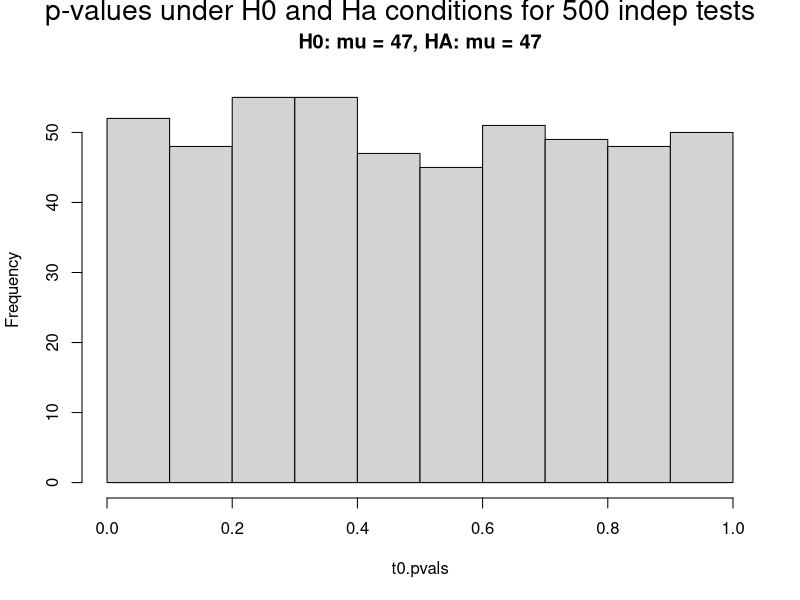
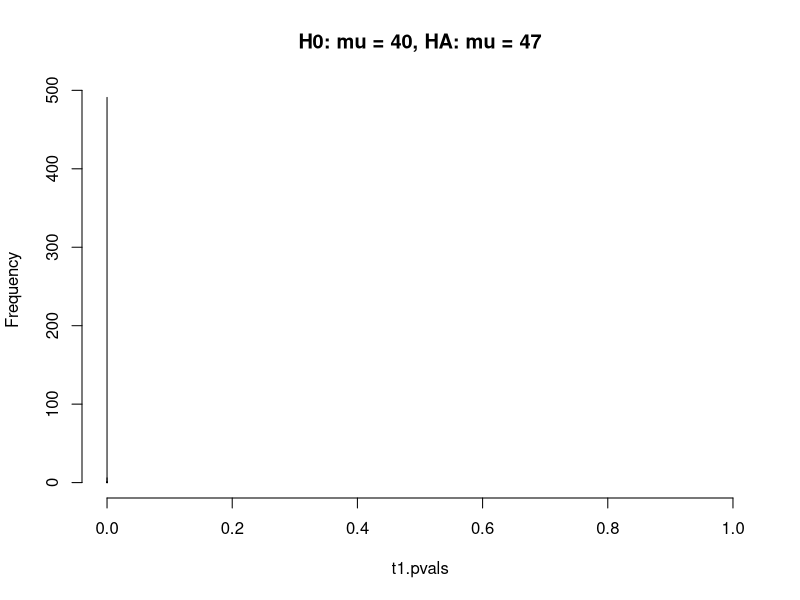
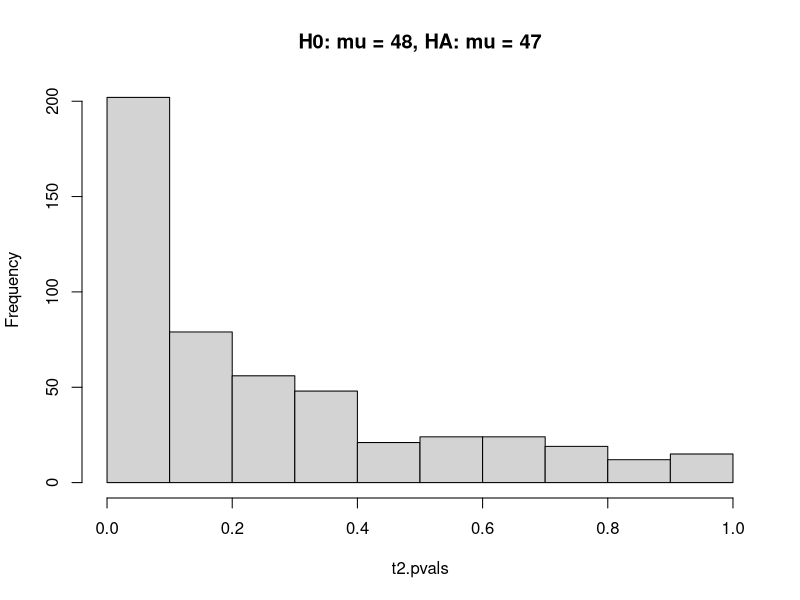
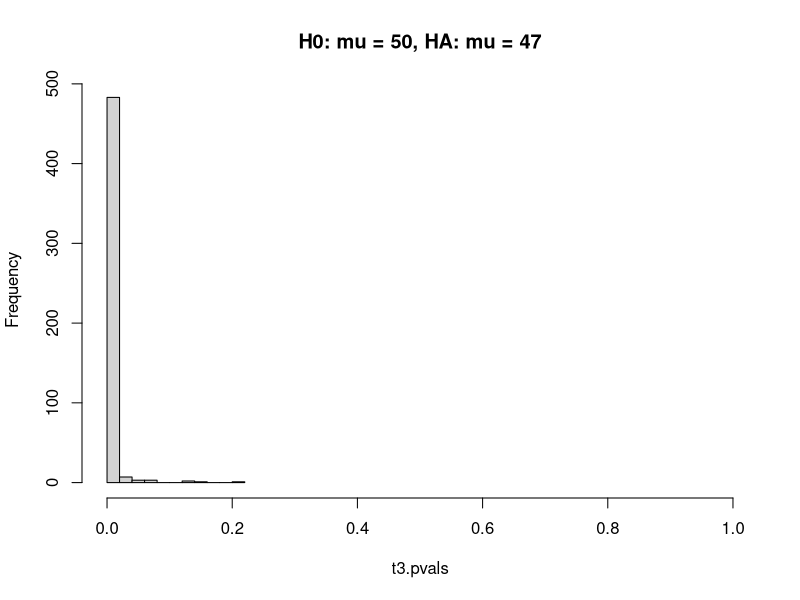
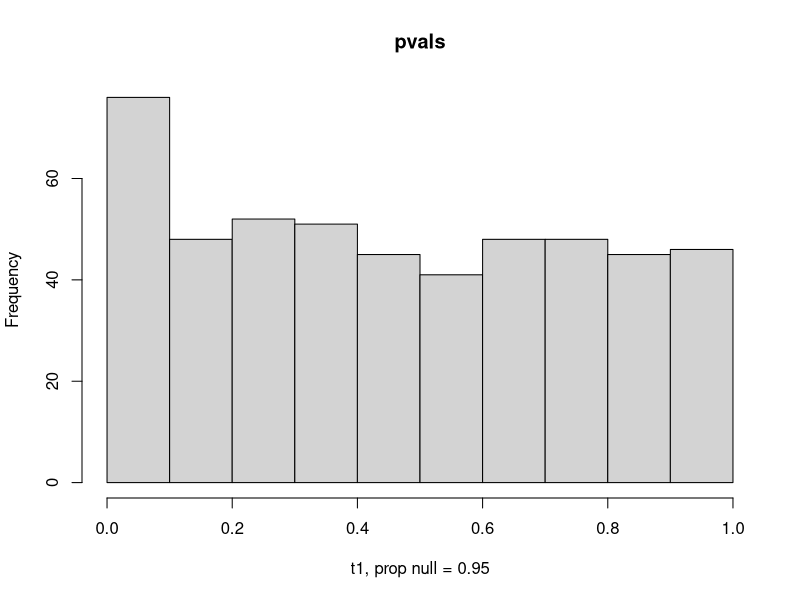
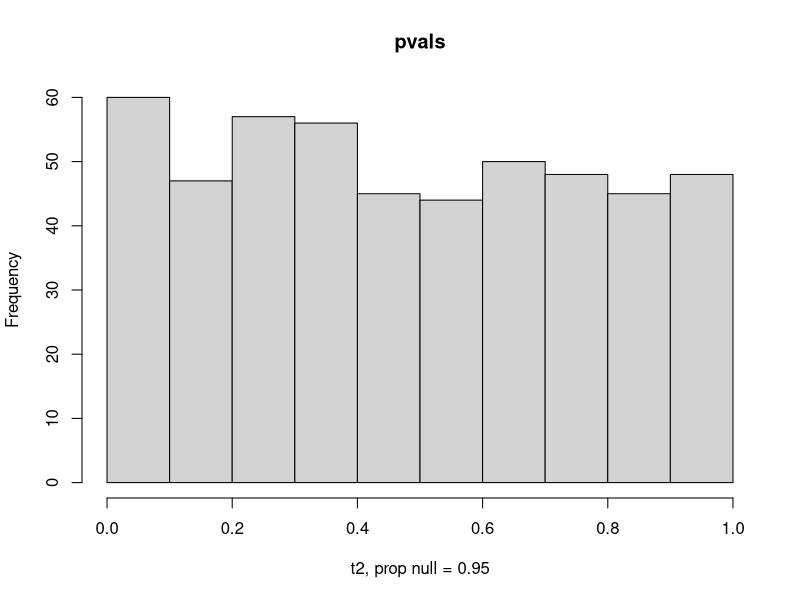
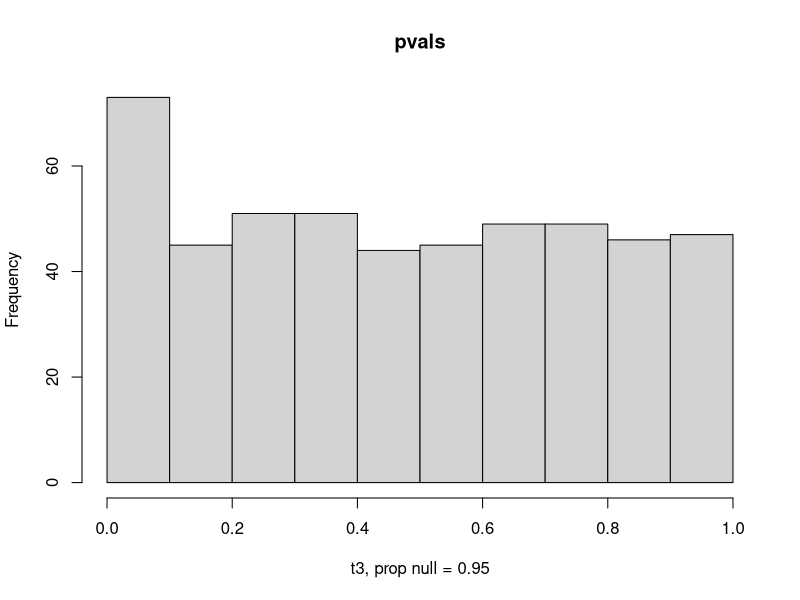
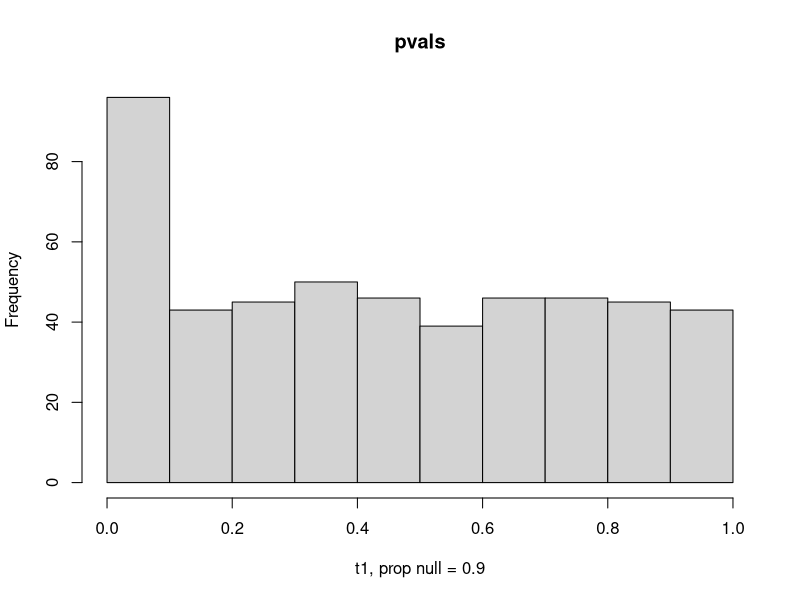

R code for these plots, in order: (Note: this script raises an error after producing the figures.)
## ---- chunk 1

set.seed(47)
t0.pvals = replicate(500,t.test(rnorm(20,47,3), mu=47)$p.value)
t1.pvals = replicate(500,t.test(rnorm(20,47,3), mu=40)$p.value)
t2.pvals = replicate(500,t.test(rnorm(20,47,3), mu=48)$p.value)
t3.pvals = replicate(500,t.test(rnorm(20,47,3), mu=50)$p.value)

#par(mfrow=c(2,2))
hist(t0.pvals, main="H0: mu = 47, HA: mu = 47", xlim=c(0,1))
mtext("p-values under H0 and Ha conditions for 500 indep tests", side=3, line=-1.2, outer=T, cex = 1.7)
hist(t1.pvals, main="H0: mu = 40, HA: mu = 47", xlim=c(0,1))
hist(t2.pvals, main="H0: mu = 48, HA: mu = 47", xlim=c(0,1))
hist(t3.pvals, main="H0: mu = 50, HA: mu = 47", xlim=c(0,1))
## ---- chunk 2
# let g = proportion of null genes

#par(mfrow=c(6,2))
g=0.95
hist(c(t0.pvals[sample(1:500,500*g)], 
       t1.pvals[sample(1:500,500*(1-g))]),
       xlab=paste("t1, prop null =",g), main="pvals")
hist(c(t0.pvals[sample(1:500,500*g)], 
       t2.pvals[sample(1:500,500*(1-g))]),
     xlab=paste("t2, prop null =",g), main="pvals")
hist(c(t0.pvals[sample(1:500,500*g)], 
       t3.pvals[sample(1:500,500*(1-g))]),
     xlab=paste("t3, prop null =",g), main="pvals")

g=0.9
hist(c(t0.pvals[sample(1:500,500*g)], 
       t1.pvals[sample(1:500,500*(1-g))]),
     xlab=paste("t1, prop null =",g), main="pvals")
hist(c(t0.pvals[sample(1:500,500*g)], 
       t2.pvals[sample(1:500,500*(1-g))]),
     xlab=paste("t2, prop null =",g), main="pvals")
hist(c(t0.pvals[sample(1:500,500*g)], 
       t3.pvals[sample(1:500,500*(1-g))]),
     xlab=paste("t3, prop null =",g), main="pvals")

g=0.8
hist(c(t0.pvals[sample(1:500,500*g)], 
       t1.pvals[sample(1:500,500*(1-g))]),
     xlab=paste("t1, prop null =",g), main="pvals")
hist(c(t0.pvals[sample(1:500,500*g)], 
       t2.pvals[sample(1:500,500*(1-g))]),
     xlab=paste("t2, prop null =",g), main="pvals")
hist(c(t0.pvals[sample(1:500,500*g)], 
       t3.pvals[sample(1:500,500*(1-g))]),
     xlab=paste("t3, prop null =",g), main="pvals")

g=0.5
hist(c(t0.pvals[sample(1:500,500*g)], 
       t1.pvals[sample(1:500,500*(1-g))]),
     xlab=paste("t1, prop null =",g), main="pvals")
hist(c(t0.pvals[sample(1:500,500*g)], 
       t2.pvals[sample(1:500,500*(1-g))]),
     xlab=paste("t2, prop null =",g), main="pvals")
hist(c(t0.pvals[sample(1:500,500*g)], 
       t3.pvals[sample(1:500,500*(1-g))]),
     xlab=paste("t3, prop null =",g), main="pvals")
## ---- chunk 3
#| fig-cap: "Different $\\alpha^*$ values for three different stopping criteria. Note that Peto does not control the test at an overall $\\alpha=0.05,$ although it is close."
#| fig-width: 8
#| fig-align: 'center'
#| echo: false
knitr::include_graphics("figs/alphaInterim.png")
## ---- chunk 4
library(data.table)
sim_week <- function(n_per_week, baseline, treatment_effect) {
  data.table(
    control = rbinom(n_per_week, 1, baseline),
    treatment = rbinom(n_per_week, 1, baseline + treatment_effect)
  )
}

sim_weeks <-
  function(n_per_week,
           baseline,
           treatment_effect,
           n_weeks) {
    # create list where each element is the data
    # for a week created by sim_week()
    weeks_list = replicate(n_weeks,
                           sim_week(n_per_week, baseline, treatment_effect),
                           simplify = F)
    
    # collapse the list of weeks into a
    # data.table with a week id column
    weeks_dt <- rbindlist(weeks_list, idcol = 'week')
    
    weeks_dt |>
      # melt into long format with week as the id
      melt(id.vars = 'week',
           variable.name = 'group',
           value.name = 'success') %>%
      # sum success flag by week and group (treat vs control)
      .[, .(successes_per_week = sum(success)), by = c('week', 'group')] %>%
      # create the cumulative successes for each week by group
      .[, successes := cumsum(successes_per_week), by = 'group'] %>%
      # create the cumulative failures by week
      .[, failures := week * n_per_week - successes] %>%
      # order by week
      .[order(week)]
  }

sim_test <-
  function(n_per_week,
           baseline,
           treatment_effect,
           n_weeks) {
    # get the data
    sim_result <-
      sim_weeks(n_per_week, baseline, treatment_effect, n_weeks)
    
    # create an empty dt to populate below
    dt_prop_test_result = data.table(
      week = 1:n_weeks,
      control_prop = vector(mode = 'numeric', length = n_weeks),
      treatment_prop = vector(mode = 'numeric', length = n_weeks),
      p_value = vector(mode = 'numeric', length = n_weeks)
    )
    
    for (w in 1:n_weeks) {
      # create a matrix with successes and fails in
      # the columns control and treatment in the rows
      mat = as.matrix(sim_result[week == w, .(successes, failures)])
      
      # do the prop.test
      prop_test_result = prop.test(mat)
      
      # update the results data.table
      dt_prop_test_result[week == w, `:=`(
        control_prop = prop_test_result$estimate[1],
        treatment_prop = prop_test_result$estimate[2],
        p_value = prop_test_result$p.value
      )]
    }
    
    return(dt_prop_test_result)
  }


sim_tests <-
  function(n_per_week,
           baseline,
           treatment_effect,
           n_weeks,
           n_tests) {
    # replicate the test n_tests times
    tests_list = replicate(n_tests,
                           sim_test(n_per_week, baseline, treatment_effect, n_weeks),
                           simplify = F)
    
    # return a data.table with an id col called test
    rbindlist(tests_list, idcol = 'test')
  }
## ---- chunk 5
set.seed(4747)

df_tests <-
  sim_tests(
    n_per_week = 500,
    baseline = 0.5,
    treatment_effect = 0,
    n_weeks = 4,
    n_tests = 1000
  ) |>
  as_tibble()

## ---- chunk 6
# add early stopping to tests
df_tests_stop <- df_tests |>
  mutate(Pe_alpha = rep(c(0.001, 0.001, 0.001, 0.05), 1000)) |>
  mutate(OF_alpha = rep(c(0.0001, 0.004, 0.019, 0.043), 1000)) |>
  # flag for whether p-value is less than 0.05
  mutate(raw_stop = as.numeric(p_value < 0.05)) |>
  mutate(Bon_stop = as.numeric(p_value < 0.05/4)) |>
  mutate(Po_stop = as.numeric(p_value <  0.018)) |>
  mutate(Pe_stop = as.numeric(p_value < Pe_alpha)) |>
  mutate(OF_stop = as.numeric(p_value < OF_alpha)) |>
  group_by(test) |>
  # first p-value stopped at, if stop == 0 for
  # all weeks this will be the p-value for the first week
  mutate(raw_stop_p_value = dplyr::first(p_value, desc(raw_stop))) |>
  mutate(Bon_stop_p_value = dplyr::first(p_value, desc(Bon_stop))) |>
  mutate(Po_stop_p_value = dplyr::first(p_value, desc(Po_stop))) |>
  mutate(Pe_stop_p_value = dplyr::first(p_value, desc(Pe_stop))) |>
  mutate(OF_stop_p_value = dplyr::first(p_value, desc(OF_stop))) |>
  ungroup()

df_tests_stop |>
  summarise(type1 = mean(raw_stop_p_value < .05))


df_tests_stop |>
  mutate(stop_color = ifelse(raw_stop_p_value < .05, "reject", "don't reject")) |>
  filter(test < 100) |>
  ggplot() +
  geom_line(aes(x = week, y = p_value, group = test, color = stop_color), alpha = .7) +
  geom_hline(yintercept = 0.05, color = "black") +
  scale_color_viridis_d(begin = .9, end = .1) +
  ggtitle("Raw p-value reject: Type 1 ~ 13.1%")
## ---- chunk 7
df_tests_stop |>
  summarise(type1 = mean(Bon_stop_p_value < .05/4))


df_tests_stop |>
  mutate(stop_color = ifelse(Bon_stop_p_value < .05/4, "reject", "don't reject")) |>
  filter(test < 100) |>
  ggplot() +
  geom_line(aes(x = week, y = p_value, group = test, color = stop_color), alpha = .7) +
  geom_hline(yintercept = 0.05, color = "grey") +
  geom_hline(yintercept = 0.05/4, color = "black") +
  scale_color_viridis_d(begin = .9, end = .1) +
  ggtitle("Bonferroni p-value reject: Type 1 ~ 2.7%")

## ---- chunk 8
df_tests_stop |>
  summarise(type1 = mean(Po_stop_p_value < .018))


df_tests_stop |>
  mutate(stop_color = ifelse(Po_stop_p_value < .018, "reject", "don't reject")) |>
  filter(test < 100) |>
  ggplot() +
  geom_line(aes(x = week, y = p_value, group = test, color = stop_color), alpha = .7) +
  geom_hline(yintercept = 0.05, color = "grey") +
  geom_hline(yintercept = 0.018, color = "black") +
  scale_color_viridis_d(begin = .9, end = .1) +
  ggtitle("Pocock p-value reject: Type 1 ~ 4.8%")

## ---- chunk 9

df_tests_stop |>
  group_by(test) |>
  mutate(any_stop = max(Pe_stop)) |>
  ungroup() |>
  summarise(type1 = mean(any_stop))


df_tests_stop |>
  group_by(test) |>
  mutate(any_stop = max(Pe_stop)) |>
  ungroup()  |>
  mutate(stop_color = ifelse(any_stop == 1, "reject", "don't reject")) |>
  filter(test < 100) |>
  ggplot() +
  geom_line(aes(x = week, y = p_value, group = test, color = stop_color), alpha = .7) +
  geom_hline(yintercept = 0.05, color = "grey") +
  geom_segment(aes(y = 0.001, yend =0.001, x = 0.9, xend = 1.5,), color = "black") +
  geom_segment(aes(y = 0.001, yend =0.001, x = 1.5, xend = 2.5,), color = "black") +
  geom_segment(aes(y = 0.001, yend =0.001, x = 2.5, xend = 3.5,), color = "black") +
  geom_segment(aes(y = 0.05, yend =0.05, x = 3.5, xend = 4.1,), color = "black") +
  scale_color_viridis_d(begin = .9, end = .1) +
  ggtitle("Peto p-value reject: Type 1 ~ 5.4%")
## ---- chunk 10
df_tests_stop |>
  group_by(test) |>
  mutate(any_stop = max(OF_stop)) |>
  ungroup() |>
  summarise(type1 = mean(any_stop))


df_tests_stop |>
  group_by(test) |>
  mutate(any_stop = max(OF_stop)) |>
  ungroup()  |>
  mutate(stop_color = ifelse(any_stop == 1, "reject", "don't reject")) |>
  filter(test < 100) |>
  ggplot() +
  geom_line(aes(x = week, y = p_value, group = test, color = stop_color), alpha = .7) +
  geom_hline(yintercept = 0.05, color = "grey") +
  geom_segment(aes(y = 0.0001, yend =0.0001, x = 0.9, xend = 1.5,), color = "black") +
  geom_segment(aes(y = 0.004, yend =0.004, x = 1.5, xend = 2.5,), color = "black") +
  geom_segment(aes(y = 0.019, yend =0.019, x = 2.5, xend = 3.5,), color = "black") +
  geom_segment(aes(y = 0.043, yend =0.043, x = 3.5, xend = 4.1,), color = "black") +
  scale_color_viridis_d(begin = .9, end = .1) +
  ggtitle("O'Brien-Fleming p-value reject: Type 1 ~ 4.9%")
